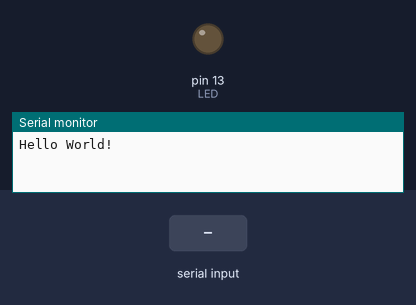
Simulated run of this sketch. Board: Arduino Uno, built with avr-gcc and run on an emulated ATmega328P. On the bench: output pins drawn as LEDs (lit = HIGH), the last lines printed to the serial monitor. Inputs (shaded band) come from the test bench.

Above: at 1.2 s.
1.3 s: "ON\n" received over Serial
At 2.5 s:
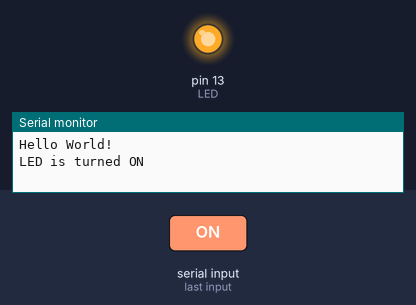
2.8 s: "OFF\n" received over Serial
At 3.8 s:
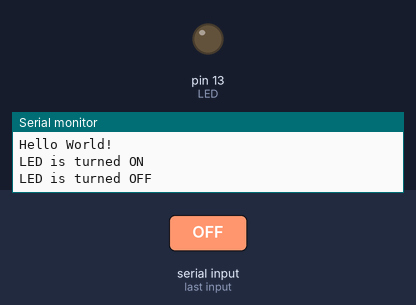
Timing chart, 0 to 5.8 s (numbered marks = the images above; inputs shaded):
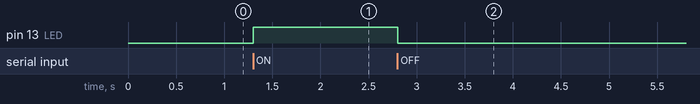

Measured:
- after the input at 1.3 s, pin 13 (LED): LOW → HIGH at once
- after the input at 2.8 s, pin 13 (LED): HIGH → LOW at once

The sketch:

Serial_introduction.ino
```cpp
/*
  About Serial Monitor

  Serial Monitor is one of the tools in Arduino IDE. It is used for two purposes:

    • Arduino → PC: Receives data from Arduino and display data on screen.
      This is usually used for debugging and monitoring

    • PC → Arduino: Sends data (command) from PC to Arduino.

  Data is exchanged between Serial Monitor and Arduino via USB cable,
  which is also used to upload the code to Arduino. Therefore, to use Serial Monitor,
  we MUST connect Arduino and PC via this cable.
*/


/*
  Baud rate selection: select communication speed (baud rate) between Arduino and PC.
  This value MUST be the same as the value used in Arduino code (in Serial.begin() function).
*/

const int LED = 13;
void setup() {
  // put your setup code here, to run once:
  pinMode(LED, OUTPUT);
  const int baudrate = 9600;
  /*
  • Arduino To PC
    To send data from Arduino to PC, we need to use the following Arduino code:
    Set baud rate and begin Serial port by using Serial.begin() function.
 */
  Serial.begin(baudrate);

  /*
 Send data to Serial Monitor using one of the following functions:
 Serial.print(), Serial.println(), Serial.write().
 For example, send "Hello World!" to Serial Monitor
 */
  Serial.println("Hello World!");
}


/*
  • PC To Arduino

  How to send data from PC to Aduino and read it on Arduino You will
  type text on Serial Monitor and then click Send button.

  Arduino reads data and process it. To read data, we need to use the following Arduino code:
    1. Set baud rate and begin Serial port.
    2. Check whether data is available or not.
    3. Read data from Serial port using one of the following functions:
      Serial.read(), Serial.readBytes(), Serial.readBytesUntil(), Serial.readString(), Serial.readStringUntil().
 */


void loop() {
  // put your main code here, to run repeatedly:
  if (Serial.available() > 0) {
    // TODO
    String command = Serial.readStringUntil('\n');
    if (command == "ON") {
      digitalWrite(LED, HIGH);     // turn on LED
      Serial.println("LED is turned ON");  // send action to Serial Monitor
    } else if (command == "OFF") {
      digitalWrite(LED, LOW);       // turn off LED
      Serial.println("LED is turned OFF");  // send action to Serial Monitor
    }
  }
}
```
